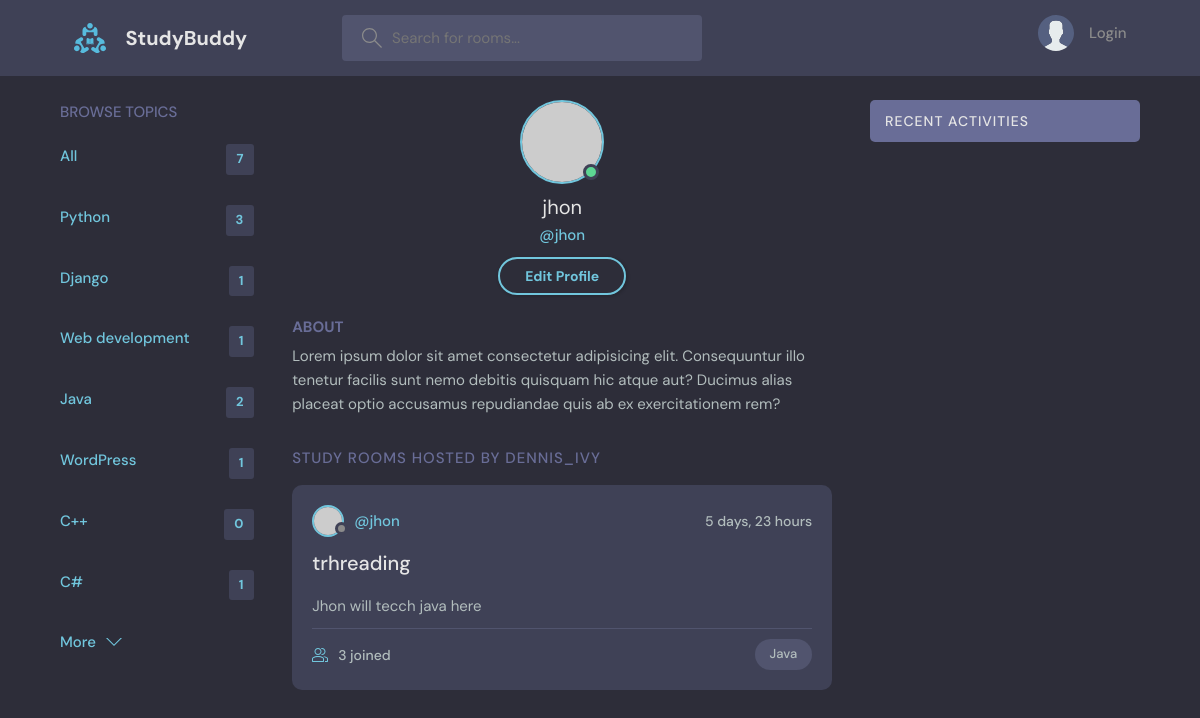
Screenshot of /profile/3/ with the database file from the repository.
### base/models.py (models this page shows, shortened)
class Topic(models.Model):
    name = models.CharField(max_length=200)

class Room(models.Model):
    host = models.ForeignKey(User,on_delete=models.SET_NULL,null=True)
    topic = models.ForeignKey(Topic,on_delete=models.SET_NULL,null=True)
    name = models.CharField(max_length=200)
    description = models.TextField(null=True,blank=True)
    participants = models.ManyToManyField(User,related_name="participants",blank=True)
    updated = models.DateTimeField(auto_now=True)
    created = models.DateTimeField(auto_now_add=True)
    class Meta:
        ordering = ["-updated","-created"]

### base/views.py (the view)
# urls.py: path('profile/<str:pk>/',views.userProfile,name="user_profile"),
def userProfile(request,pk):
    user = User.objects.get(id=pk)
    rooms = user.room_set.all()
    room_messages = user.message_set.all()
    topics = Topic.objects.all()
    context = {"user":user,"rooms":rooms,"room_messages":room_messages,"topics":topics}
    return render(request,"base/profile.html",context)

### base/templates/base/profile.html
{% extends "main.html" %}
{% block content %}
  <main class="profile-page layout layout--3">
    <div class="container">
      {% include "base/topics_component.html" %}
      <div class="roomList">
        <div class="profile">
          <div class="profile__avatar">
            <div class="avatar avatar--large active">
              <img src="https://randomuser.me/api/portraits/men/11.jpg" />
            </div>
          </div>
          <div class="profile__info">
            <h3>{{ user.username }}</h3>
            <p>@{{ user.username }}</p>
            <a href="edit-user.html" class="btn btn--main btn--pill">Edit Profile</a>
          </div>
          <div class="profile__about">
            <h3>About</h3>
            <p>
              Lorem ipsum dolor sit amet consectetur adipisicing elit. Consequuntur illo tenetur
              facilis sunt nemo debitis quisquam hic atque aut? Ducimus alias placeat optio
              accusamus repudiandae quis ab ex exercitationem rem?
            </p>
          </div>
        </div>
        <div class="roomList__header">
          <div>
            <h2>Study Rooms Hosted by dennis_ivy</a>
            </h2>
          </div>
        </div>
        {% include "base/feed_component.html" %}
      </div>
      {% include "base/activity_component.html" %}
    </div>
  </main>
{% endblock %}

### base/templates/base/topics_component.html
<div class="topics">
    <div class="topics__header">
      <h2>Browse Topics</h2>
    </div>
    <ul class="topics__list">
        <li>
            <a href="{% url 'home' %}" class="active">All <span>{{ topics.count }}</span></a>
        </li>
        {% for topic in topics %}
        <li>
            <a href="{% url 'home' %}?q={{topic.name}}" class="active">{{topic.name}} <span>{{ topic.room_set.all.count }}</span></a>
          </li>
        {% endfor %}
    </ul>
    <a class="btn btn--link" href="topics.html">
      More
      <svg version="1.1" xmlns="http://www.w3.org/2000/svg" width="32" height="32" viewBox="0 0 32 32">
        <title>chevron-down</title>
        <path d="M16 21l-13-13h-3l16 16 16-16h-3l-13 13z"></path>
      </svg>
    </a>
  </div>

### base/templates/base/feed_component.html (shortened to what this page needs)
{% for room in rooms %}
<div class="roomListRoom">
    <div class="roomListRoom__header">
      <a href="{% url 'user_profile' room.host.id %}" class="roomListRoom__author">
        <div class="avatar avatar--small">
          <img src="https://randomuser.me/api/portraits/women/11.jpg" />
        </div>
        <span>@{{room.host.username}}</span>
      </a>
      <div class="roomListRoom__actions">
        <span>{{ room.created | timesince }}</span>
      </div>
    </div>
    <div class="roomListRoom__content">
      <a href="{% url 'room' room.id %}">{{room.name}}</a>
      <p>
        {{room.description}}
      </p>
    </div>
    <div class="roomListRoom__meta">
      <a href="{% url 'room' room.id %}" class="roomListRoom__joined">
        {{ room.participants.all.count }} joined
      </a>
      <p class="roomListRoom__topic">{{room.topic.name}}</p>
    </div>
  </div>
{% endfor %}

### rows the page displays
Topic: name "Python", room_set.all.count "3"
Topic: name "Django", room_set.all.count "1"
Topic: name "Web development", room_set.all.count "1"
Topic: name "Java", room_set.all.count "2"
Topic: name "WordPress", room_set.all.count "1"
Topic: name "C++", room_set.all.count "0"
Topic: name "C#", room_set.all.count "1"
Room: host.username "jhon", created "5 days, 23 hours", name "trhreading", description "Jhon will tecch java here", participants.all.count "3", topic.name "Java"

### other values shown
{{ topics.count }} "7"
{{ user.username }} "jhon"
